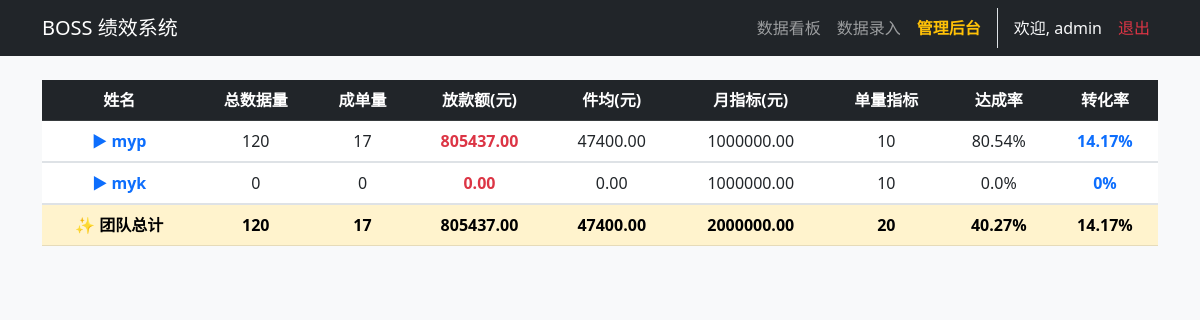
The page /dashboard (signed in) on the database its author committed.
### app.py (models this page shows)
class Employee(db.Model):
    id = db.Column(db.Integer, primary_key=True)
    name = db.Column(db.String(50), unique=True, nullable=False)

### app.py (the view)
@app.route('/dashboard')
@login_required
def dashboard():
    req_month = request.args.get('month', datetime.date.today().strftime('%Y-%m'))
    employees = Employee.query.all()
    logs = DailyLog.query.filter(DailyLog.date.like(f"{req_month}-%")).all()
    user_logs = defaultdict(list)
    for log in logs: user_logs[log.name].append(log)
    report = []
    team_total = {'total_data_count': 0, 'loan_orders': 0, 'loan_amount': 0.0, 'target_loan': 0.0, 'target_orders': 0}
    for emp in employees:
        emp_logs = user_logs[emp.name]
        tgt = MonthlyTarget.query.filter_by(name=emp.name, month=req_month).first() or MonthlyTarget(target_loan=100.0, target_orders=10)
        loan_amt = float(sum(l.loan_amount for l in emp_logs))
        orders = sum(l.loan_orders for l in emp_logs)
        total_data = sum(l.total_data_count for l in emp_logs)
        report.append({
            'name': emp.name, 'loan_amount': loan_amt, 'loan_orders': orders, 'total_data_count': total_data,
            'avg': round(loan_amt/orders, 2) if orders else 0.0,
            'target_loan': float(tgt.target_loan), 'target_orders': tgt.target_orders,
            'achieve': round((loan_amt / float(tgt.target_loan) * 100), 2) if tgt.target_loan > 0 else 0,
            'convert': round((orders / total_data * 100), 2) if total_data > 0 else 0,
            'daily_logs': sorted(emp_logs, key=lambda x: x.date, reverse=True)
        })
        team_total['loan_amount'] += loan_amt
        team_total['target_loan'] += float(tgt.target_loan)
        team_total['target_orders'] += tgt.target_orders
        team_total['total_data_count'] += total_data
        team_total['loan_orders'] += orders
    team_total['avg'] = round(team_total['loan_amount'] / team_total['loan_orders'], 2) if team_total['loan_orders'] > 0 else 0.0
    team_total['achieve'] = round((team_total['loan_amount'] / team_total['target_loan'] * 100), 2) if team_total['target_loan'] > 0 else 0.0
    team_total['convert'] = round((team_total['loan_orders'] / team_total['total_data_count'] * 100), 2) if team_total['total_data_count'] > 0 else 0.0
    return render_template('dashboard.html', report=report, team=team_total, req_month=req_month, is_admin=session.get('is_admin'))

### app.py (called while the page is built)
def login_required(f):
    @wraps(f)
    def decorated_function(*args, **kwargs):
        if 'user_id' not in session: return redirect(url_for('login'))
        return f(*args, **kwargs)
    return decorated_function

### templates/dashboard.html (shortened to what this page needs)
{% extends "layout.html" %}
{% block content %}
<div class="table-responsive">
    <table class="table table-hover mb-0 align-middle text-center">
        <thead class="table-dark">
            <tr>
                <th>姓名</th><th>总数据量</th><th>成单量</th><th>放款额(元)</th><th>件均(元)</th><th>月指标(元)</th><th>单量指标</th><th>达成率</th><th>转化率</th>
            </tr>
        </thead>
        <tbody>
            {% for row in report %}
            <tr style="cursor: pointer;" data-bs-toggle="collapse" data-bs-target="#collapse-{{ loop.index }}">
                <td class="fw-bold text-primary">▶ {{ row.name }}</td>
                <td>{{ row.total_data_count }}</td>
                <td>{{ row.loan_orders }}</td>
                <td class="text-danger fw-bold">{{ "%.2f"|format(row.loan_amount|float * 10000) }}</td>
                <td>{{ "%.2f"|format(row.avg|float * 10000) }}</td>
                <td>{{ "%.2f"|format(row.target_loan|float * 10000) }}</td>
                <td>{{ row.target_orders }}</td>
                <td>{{ row.achieve }}%</td>
                <td class="text-primary fw-bold">{{ row.convert }}%</td>
            </tr>
            <tr>
                <td colspan="9" class="p-0">
                </td>
            </tr>
            {% endfor %}
        </tbody>
        <tfoot class="table-warning fw-bold">
            <tr>
                <td>✨ 团队总计</td>
                <td>{{ team.total_data_count }}</td>
                <td>{{ team.loan_orders }}</td>
                <td>{{ "%.2f"|format(team.loan_amount|float * 10000) }}</td>
                <td>{{ "%.2f"|format(team.avg|float * 10000) }}</td>
                <td>{{ "%.2f"|format(team.target_loan|float * 10000) }}</td>
                <td>{{ team.target_orders }}</td>
                <td>{{ team.achieve }}%</td>
                <td>{{ team.convert }}%</td>
            </tr>
        </tfoot>
    </table>
</div>
{% endblock %}

### rows shown on the page
Employee: name "myp", total_data_count "120", loan_orders "17", loan_amount "805437.00", avg "47400.00", target_loan "1000000.00", target_orders "10", achieve "80.54", convert "14.17"
Employee: name "myk", total_data_count "0", loan_orders "0", loan_amount "0.00", avg "0.00", target_loan "1000000.00", target_orders "10", achieve "0.0", convert "0"

### other values the page prints
{{ session.username }} "admin"
{{ team.total_data_count }} "120"
{{ team.loan_orders }} "17"
{{ "%.2f"|format(team.loan_amount|float * 10000) }} "805437.00"
{{ "%.2f"|format(team.avg|float * 10000) }} "47400.00"
{{ "%.2f"|format(team.target_loan|float * 10000) }} "2000000.00"
{{ team.target_orders }} "20"
{{ team.achieve }} "40.27"
{{ team.convert }} "14.17"
